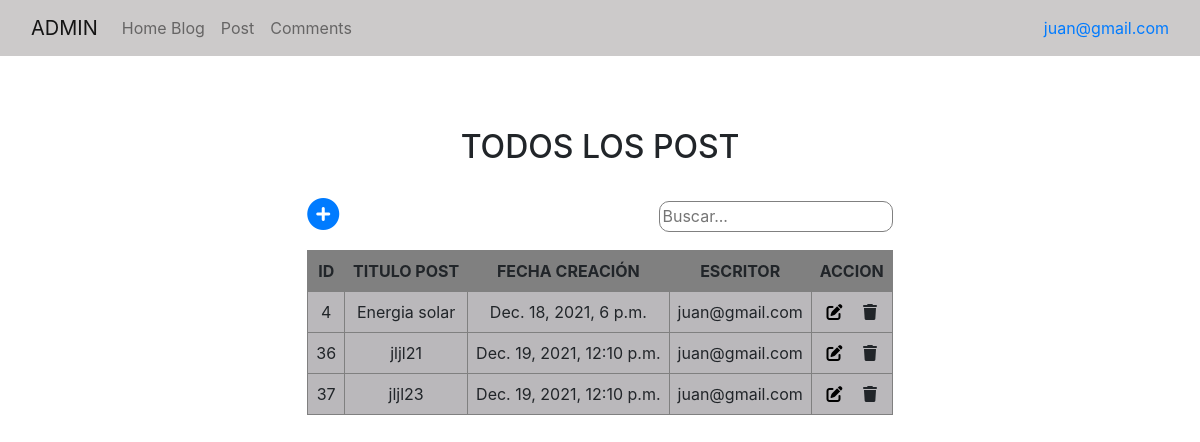
Screenshot of /_admin2-post (signed in) with the database file from the repository.
### post/models.py (models this page shows, shortened)
class Post(models.Model):
    title = models.CharField(max_length=50)
    content = models.CharField(max_length=500)
    created = models.DateTimeField(default=timezone.now)
    active = models.BooleanField(default=True)
    category_id = models.ForeignKey(Category, on_delete=models.CASCADE)
    user_id = models.ForeignKey(User, on_delete=models.CASCADE)

### login/views.py (the view)
# urls.py: path('_admin2-post',views.showAdmin2Post, name = '_admin2-post'),
def showAdmin2Post(request):
    id_user = request.user.id
    result = Post.objects.filter(user_id = id_user).filter(active = 1)
    if result:
        context = {'data':result}
    else:
        context = {}
    return render(request, 'admin2-post.html', context)

### templates/admin2-post.html (shortened to what this page needs)
{% extends 'base-admin.html' %}
{% load static %}
{% block content %}
<br><br><br>
<div class="table-container">
    <h2>TODOS LOS POST</h2>
</div>
<br>
<div class="table-container">
    <div class="div-container">
        <div class="div-search">
            <a href="{% url '_admin2-post-new' %}">
                <i class="fas fa-plus-circle fa-2x"></i>
            </a>
            <input type="text" onkeyup="myFunction()" placeholder="Buscar..." id="myInput">
        </div>
        <table class="table-content" id="example">
            <thead>
                <tr>
                    <th>ID</th>
                    <th>TITULO POST</th>
                    <th>FECHA CREACIÓN</th>
                    <th>ESCRITOR</th>
                    <th>ACCION</th>
                </tr>
            </thead>
            <tbody>
                {%for i in data%}
                       <tr>
                           <td>{{i.id}}</td>
                           <td>{{i.title}}</td>
                           <td>{{i.created}}</td>
                           <td>{{i.user_id}}</td>
                           <td>
                                <div>
                                    <a class="link" href="{% url '_admin2-post-edit' i.id %}">
                                        <i class="fas fa-edit mr-3"></i>
                                    </a>
                                    <a class="link">
                                        <i class="fas fa-trash"></i>
                                    </a>
                                </div>
                           </td>
                       </tr>
                {%endfor%}
            </tbody>
        </table>
    </div>
</div>
{% endblock content %}

### templates/base-admin.html (shortened to what this page needs)
{% load static %}
<!DOCTYPE html>
<html lang="en">
<head>
  <link rel="stylesheet" href="https://cdnjs.cloudflare.com/ajax/libs/jqueryui/1.12.1/jquery-ui.min.css">
  <link rel="stylesheet" type="text/css" href="{% static 'css/bootstrap.min.css' %}">
  <link rel="stylesheet" href="https://cdnjs.cloudflare.com/ajax/libs/font-awesome/6.0.0-beta3/css/all.min.css">
  </head>
<body>
  <nav class="navbar navbar-expand-lg navbar-light" style="background-color: rgb(204, 202, 202);">
    <div class="container-fluid">
      <a class="navbar-brand" href="#">ADMIN</a>
      <div class="collapse navbar-collapse" id="navbarNav">
        <ul class="navbar-nav">
          <li class="nav-item">
            <a class="nav-link" aria-current="page" href="{% url 'home' %}">Home Blog</a>
          </li>
          <li class="nav-item">
            <a class="nav-link" href="{% url '_admin2-post' %}">Post</a>
          </li>
          <li class="nav-item">
            <a class="nav-link" href="#">Comments</a>
          </li>
        </ul>
      </div>
      <a class="nav-item" href="{% url 'logout' %}" data-bs-toggle="tooltip" data-bs-placement="bottom"
        title="Click para Logout">
        {{user.username}}
      </a>
    </div>
  </nav>
  {%block content%}
  {% endblock content%}
  </body>
</html>

### templates/admin2-post.html (style rules this page uses)
.table-container { width: 100%; display: flex; justify-content: center; }
.div-container { display: flex; flex-direction: column; }
.div-container input { width: 40%; align-self: flex-end; border-radius: 10px; border: 1px solid gray; padding: 0.5%; }
.table-content { width: auto; margin-top: 3%; }
.table-content thead { background-color: gray; text-align: center; }
.table-content tbody { background-color: rgb(186, 184, 187); text-align: center; }
.table-content thead th { border: 1px solid gray; padding: 1vh; }
.table-content tbody td { border: 1px solid gray; padding: 1vh; }
.div-search { display: flex; justify-content: space-between; align-items: center; }
.link { color: black; text-decoration: none; }

### rows the page displays
Post: id "4", title "Energia solar", created "Dec. 18, 2021, 6 p.m.", user_id "juan@gmail.com"
Post: id "36", title "jljl21", created "Dec. 19, 2021, 12:10 p.m.", user_id "juan@gmail.com"
Post: id "37", title "jljl23", created "Dec. 19, 2021, 12:10 p.m.", user_id "juan@gmail.com"

### other values shown
{{ user.username }} "juan@gmail.com"
